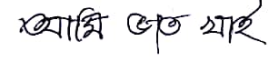
#> input picture Offline Bengali Handwritten Sentence Recongnition/Dataset/sentence_image/tushar/1.png, 276 x 59 px, found by its file name; its folder holds only this picture in this run
$ jupyter execute --allow-errors Generate_image_data.ipynb
#> lines starting #> are read from the running program, lines starting #| are printed output that depends on the picture; after the words box and inside, x2 and y2 are one past the last pixel; in counts of white or black regions, pixels touching at a corner belong together
#> further down, lekha is the input picture: shape (59, 276, 3); mean B, G, R 230.7, 229.3, 229.7
#> `threshold = filters.threshold_otsu(grey);`: threshold = 0.612
#> `binary = grey > threshold;`:
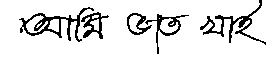
#> binary: shape (59, 276) bool; 88.5% white; black in thin lines or dots, all inside (x1, y1, x2, y2) = (19, 0, 266, 54)
### Offline Bengali Handwritten Sentence Recongnition/Code/AdjustImage.py
import warnings
warnings.filterwarnings("ignore")
import numpy as np
import argparse
import cv2
import os
from skimage import io
# load the image from disk

def adjustImage(invert, b):

    #io.imshow(invert);
#> called with b = True
    xmin, xmax, ymin, ymax = 100000, -1, 100000, -1;
    for j in range(invert.shape[1]):
        for i in range(invert.shape[0]):
            if(invert[i][j] == b):
                #print(i, j, invert[i][j]);
                xmin = min(xmin, i);
                xmax = max(xmax, i);
                ymin = min(ymin, j);
                ymax = max(ymax, j);

    #print(xmin, xmax, ymin, ymax);

    crop = invert[xmin:xmax+1 , ymin:ymax+1];
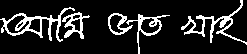
#> crop: shape (54, 247) bool; 14% white in thin lines or dots
#> `crop = util.invert(crop);`: crop: shape (54, 247) bool; 86% white; black in thin lines or dots
#> after the loop `while index < len(pixelcnt):`:
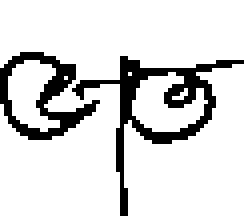
#> img: shape (54, 61) bool (shown 4 times larger); 85.4% white; black in thin lines or dots, all inside (x1, y1, x2, y2) = (0, 13, 61, 54)
#> after the loop `while index < len(pixelcnt):`: words = 2 items

    #io.imshow(crop);

    return crop;
    #io.imshow(rotated);

#image = cv2.imread('/home/s4k1b/Downloads/skw.jpg');
#procImage = deskew(image);

#io.imshow(procImage);

### Offline Bengali Handwritten Sentence Recongnition/Code/Generate_image_data.ipynb
[cell 1]
import numpy as np
sentence = ["আমি ভাত খাই","আমি ভাত খাই","আমি ভাত খাই","তুমি কেমন আছো","তুমি কেমন আছো","তুমি কেমন আছো",
            "আমার নাম রহিম","আমার নাম রহিম","আমার নাম রহিম","পুলিশকে ডাক","পুলিশকে ডাক","পুলিশকে ডাক","বিদায় নিচ্ছি","বিদায় নিচ্ছি",
            "বিদায় নিচ্ছি","একটি ভাষা যথেষ্ট নয়","একটি ভাষা যথেষ্ট নয়","একটি ভাষা যথেষ্ট নয়","সে কোন দেশের লোক","সে কোন দেশের লোক",
            "সে কোন দেশের লোক","আপনি কি বাংলা বলতে পারেন","আপনি কি বাংলা বলতে পারেন","আপনি কি বাংলা বলতে পারেন", "মাফ করবেন",
            "মাফ করবেন", "মাফ করবেন", "আমি তোমাকে ভালবাসি","আমি তোমাকে ভালবাসি","আমি তোমাকে ভালবাসি"]

[cell 2]
import warnings
warnings.filterwarnings("ignore")
import os
from skimage import io, transform
import cv2

from skimage import color
from skimage import filters
from skimage import morphology, util
from skimage import morphology as mp;
import AdjustImage as ai
from skimage import img_as_uint

[cell 3]
def rescale(img, sz):
    h,w = img.shape;
    scale = sz/h;
    #print(scale);
    img = np.array(img, dtype=np.uint8)
    img = cv2.resize(img,None,fx=scale,fy=scale)
    # [5 lines of commented-out code are left out]

    return img;

def resize2SquareKeepingAspectRation(img, size, interpolation):
    img = np.array(img, dtype=np.uint8)
    #img = rescale(img, 10);
    #io.imshow(img);
    h, w = img.shape[:2]
    c = None if len(img.shape) < 3 else img.shape[2]
    if h == w: return cv2.resize(img, (size, size), interpolation)
    if h > w: dif = h
    else: dif = w
    x_pos = int((dif - w)/2.)
    y_pos = int((dif - h)/2.)
    #print(x_pos, y_pos);
    if c is None:
        mask = np.ones((dif, dif), dtype=img.dtype)
        mask[y_pos:y_pos+h, x_pos:x_pos+w] = img[:h, :w]
        #print(mask);
    else:
        mask = np.ones((dif, dif, c), dtype=img.dtype)
        mask[y_pos:y_pos+h, x_pos:x_pos+w, :] = img[:h, :w, :]
        #print(mask);
    return cv2.resize(mask, (size, size), interpolation)

[cell 4]
error_style = list();
error_len = np.zeros(6);
ercnt = 0;
#> (the rest of this cell did not finish here and is left out)

#> call 4 of adjustImage, with b = False
#> in adjustImage (call 4), `crop = invert[xmin:xmax+1 , ymin:ymax+1];`:
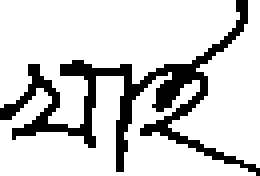
#> crop: shape (44, 65) bool (shown 4 times larger); 81.9% white; black in thin lines or dots
#> call 3 of resize2SquareKeepingAspectRation, with size = 64, interpolation = 3
#> in resize2SquareKeepingAspectRation (call 3), `mask[y_pos:y_pos+h, x_pos:x_pos+w] = img[:h, :w]`:
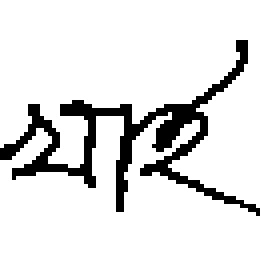
#> mask: shape (65, 65) (shown 4 times larger); values 0 (black) and 1 (white), 87.7% white; black in thin lines or dots, all inside (x1, y1, x2, y2) = (0, 10, 65, 54)
#> in resize2SquareKeepingAspectRation (call 3), `return cv2.resize(mask, (size, size), interpolation)`:
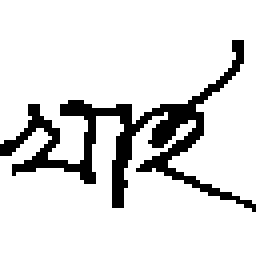
#> returned value: shape (64, 64) (shown 4 times larger); values 0 (black) and 1 (white), 86.9% white; black in thin lines or dots, all inside (x1, y1, x2, y2) = (0, 10, 64, 53)


    #save the data
    print(ind);
    wrd = sentence[ind-1].split(" ");
    if(len(wrd) != len(words)):
        if(len(wrd)>len(words)):print("text sentence is greater");
        else: print("image sentence is greater");
        print("Detected different words");
        ercnt+=1;
        error_len[len(wrd)-2]+=1;
    else:
        for i in range(len(wrd)):
            var = wrd[i];
            path = '/media/s4k1b/Work/Study/Handwritting Recognition/word_image/';
            os.makedirs(path+var, exist_ok = True);
            path+=var;
            print(path);
            cnt = len([name for name in os.listdir(path) if os.path.isfile(os.path.join(path, name))])
            cnt+=1;
            #words[i].dtype = 'uint8';
            greyi = color.rgb2gray(words[i]);
            thresholdi = filters.threshold_otsu(greyi);
            binaryi = greyi > thresholdi;
            io.imsave(path+"/"+str(cnt)+".png",img_as_uint(binaryi));
print("error count", ercnt);
error_style.append(ercnt);

[cell 5]
no_col = 5;
no_row = len(words)/no_col;
#> no_row = 0.6
if((no_row%no_col)!=0):
    no_row+=1;
#> no_row = 1.6

#> (the rest of this cell did not finish here and is left out)
